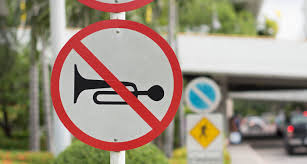
#> input picture realImages/realnohorn/real-no-horn.jpeg, 307 x 164 px, given as the content of the folder realImages/real-no-horn.jpeg, which was not available
$ python finalAll.py --testImages realImages/realnohorn --file realImages/realnohorn/real-no-horn.jpeg
#> lines starting #> are read from the running program, lines starting #| are printed output that depends on the picture; after the words box and inside, x2 and y2 are one past the last pixel; in counts of white or black regions, pixels touching at a corner belong together; pictures that were not available may be replaced by others from this repository, and a replacement may not be noted
# import the necessary packages
import numpy as np
import argparse
import cv2
from matplotlib import pyplot as plt
import glob
from audioOutput import audioOutput
import os

ap = argparse.ArgumentParser()
ap.add_argument("-i", "--testImages", required = True ,help = "path to the image")
ap.add_argument("-f", "--file" , required = True ,help = "path to the file where all the queryImages are stored")
args = vars(ap.parse_args())

files = []
files = os.listdir(args['testImages'])

for file in files:
	for realImage in glob.glob('realImages/' + file + '/*.jpeg'):
		print (realImage)

		image = cv2.imread(realImage)
#> image is the input picture: shape (164, 307, 3); mean B, G, R 125.9, 142.4, 155.4

		img_hsv=cv2.cvtColor(image, cv2.COLOR_BGR2HSV)
#> img_hsv: shape (164, 307, 3); mean H, S, V 48.7, 62.9, 160.2

		# lower mask (0-10)
		lower_red = np.array([0,50,50])
		upper_red = np.array([10,255,255])
		mask0 = cv2.inRange(img_hsv, lower_red, upper_red)
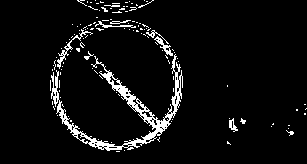
#> mask0: shape (164, 307); 5.8% white in thin lines or dots, all inside (x1, y1, x2, y2) = (50, 0, 307, 152)

		# upper mask (170-180)
		lower_red = np.array([170,50,50])
		upper_red = np.array([180,255,255])
		mask1 = cv2.inRange(img_hsv, lower_red, upper_red)
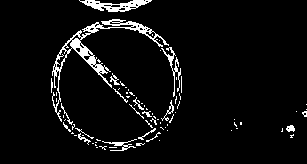
#> mask1: shape (164, 307); 5.5% white in thin lines or dots, all inside (x1, y1, x2, y2) = (51, 0, 307, 151)

		# joining masks
		mask = mask0+mask1
#> mask: shape (164, 307); 11.2% white; 22 white regions (16 under 20 px), largest, box (x1, y1, x2, y2) and area: (50, 19, 183, 152) 4829, (77, 0, 154, 13) 586, (286, 125, 295, 138) 76, (229, 118, 238, 132) 70, (240, 118, 246, 125) 26, (302, 111, 307, 117) 23

		# set my output img to zero everywhere except my mask
		output_img = image.copy()
		output_img[np.where(mask==0)] = 0
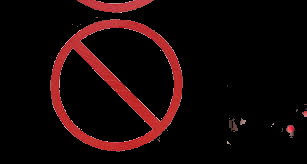
#> output_img: shape (164, 307, 3); mean B, G, R 6.6, 6.4, 21.3

		#HSV
		output_hsv = img_hsv.copy()
		output_hsv[np.where(mask==0)] = 0
#> output_hsv: shape (164, 307, 3); mean H, S, V 9.8, 20.2, 21.3


		img = cv2.Canny(output_hsv,100,200)
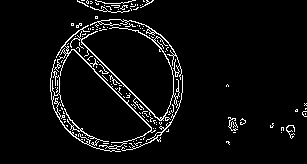
#> img: shape (164, 307); 5.1% white in thin lines or dots, all inside (x1, y1, x2, y2) = (50, 0, 307, 152)

		circles = cv2.HoughCircles(img,cv2.HOUGH_GRADIENT,1,1000,
		                            param1=50,param2=30,minRadius=0,maxRadius=0)
#> circles = [[118.5, 74.5, 66.3]]

		for i in circles[0,:]:
		    i[2]=i[2]+4
		    cv2.circle(image,(i[0],i[1]),i[2],(0,255,0),2)
#> this loop made 1 pass
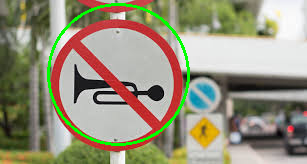
#> image: shape (164, 307, 3); 2.55% of pixels changed, all inside (x1, y1, x2, y2) = (47, 3, 190, 146)


		x = circles[0][0][0]
#> x = 118.5
		y = circles[0][0][1]
#> y = 74.5
		r = circles[0][0][2]
#> r = 70.3

		startX = int(x-r)
#> startX = 48
		startY = int(y-r)
#> startY = 4
		endX = int(x+r)
#> endX = 188
		endY = int(y+r)
#> endY = 144
		cropped = image[startY:endY, startX:endX]


		#Image comparision
		dim = (250,250)
		cropped = cv2.resize(cropped,dim, interpolation = cv2.INTER_AREA)
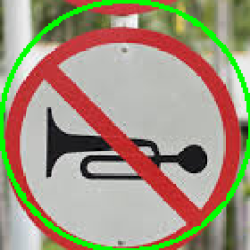
#> cropped: shape (250, 250, 3); mean B, G, R 126.1, 148.1, 161.8
		#img1 = cv2.cvtColor(cropped, cv2.COLOR_BGR2GRAY)   # queryImage
		#img1 = cv2.Canny(img1,100,200)
		img1 = cropped

		good_matches = []
		i = 0

		for imagePath in glob.glob(args["file"] + "/*.jpeg"):
			img2 = cv2.imread(imagePath) # trainImage
			#img2 = cv2.Canny(img2,100,200)
			method = 'ORB'  # 'SIFT'
			lowe_ratio = 0.77


			if method   == 'ORB':
			    finder = cv2.ORB_create()
			elif method == 'SIFT':
			    finder = cv2.xfeatures2d.SIFT_create()

			# find the keypoints and descriptors with SIFT
			kp1, des1 = finder.detectAndCompute(img1,None)
#> kp1 = 369 keypoints; strongest (x, y, size): (89, 168, 64.3), (90, 167, 77.1), (50, 175, 31), (88, 166, 53.6)
			kp2, des2 = finder.detectAndCompute(img2,None)
#> kp2 = 366 keypoints; strongest (x, y, size): (98, 98, 44.6), (97, 98, 37.2), (95, 92, 37.2), (94, 99, 44.6)

			# BFMatcher with default params
			bf = cv2.BFMatcher()
			matches = bf.knnMatch(des1,des2, k=2)
#> matches = 369 matches

			# Apply ratio test
			good = []

			for m,n in matches:
			    if m.distance < lowe_ratio*n.distance:
			        good.append([m])
#> after the loop, good = 52 matches

			img3 = cv2.drawMatchesKnn(img1,kp1,img2,kp2,good, None, flags=2)
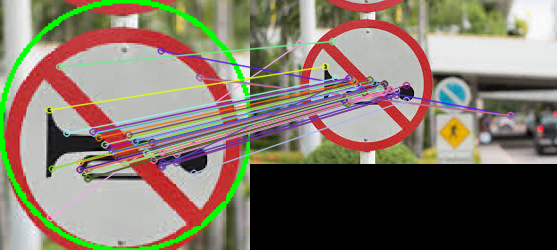
#> img3: shape (250, 557, 3); mean B, G, R 104.4, 118.6, 128.8
			good_matches.append(len(good))


		#print(good_matches)
		matched_image = max(good_matches)
#> matched_image = 52
		for i in range(0,len(good_matches)):
			if good_matches[i] == matched_image:
				indexOfImage = i
				break
#> this loop made 1 pass
#> indexOfImage on pass 1: 0
		print(indexOfImage)
#| 0
#audioOutput(indexOfImage)
